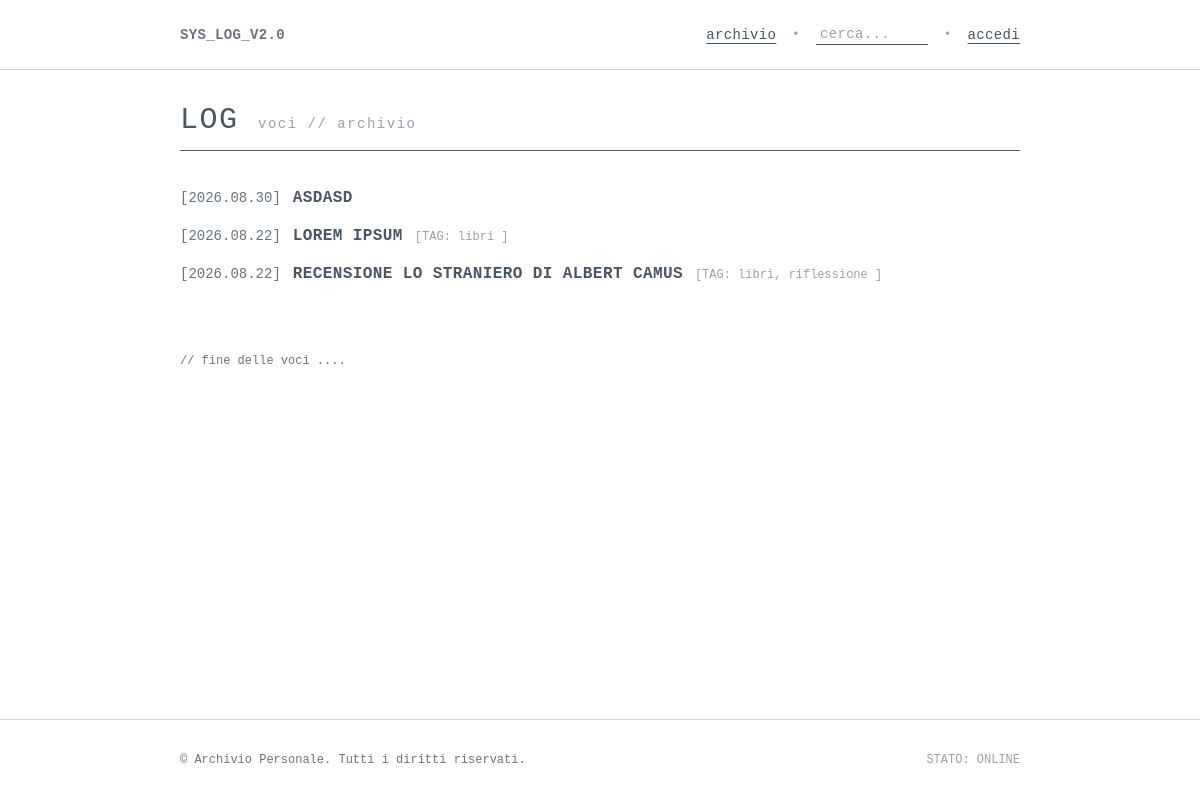
The page / on the database its author committed.
### blog_app/models.py (models this page shows, shortened)
class Post(models.Model):
    author = models.ForeignKey(User, on_delete=models.CASCADE, related_name='posts')
    title = models.CharField(max_length=200)
    text = models.TextField()
    date = models.DateTimeField(auto_now_add=True)
    tags = models.ManyToManyField(Tag, related_name='posts', blank=True)
    likes = models.ManyToManyField(User, related_name='liked_posts', blank=True)
    class Meta:
        verbose_name_plural = 'posts'

class Tag(models.Model):
    name = models.CharField(max_length=50, unique=True)
    description = models.TextField(blank=True, null=True)
    class Meta:
        ordering = ['name']

### blog_app/views.py (the view)
# urls.py: path('', views.posts, name='index'),
def posts(request):
    posts = Post.objects.all().order_by('-date').prefetch_related('tags')
    context = {
        'posts': posts,
    }
    return render(request, 'blog_app/posts.html', context)

### blog_app/templates/blog_app/posts.html (shortened to what this page needs)
{% extends 'blog_app/base.html' %}
{% block content %}
<div class="flex flex-col sm:flex-row sm:items-baseline justify-between border-b border-gray-600 pb-3 mb-6 sm:mb-8 gap-3 sm:gap-4">
  <h1 class="text-2xl sm:text-3xl font-mono uppercase tracking-wider text-gray-600 break-words">
    LOG <span class="block sm:inline text-xs sm:text-sm font-normal lowercase text-gray-400 mt-1 sm:mt-0">voci // archivio</span>
  </h1>
</div>
<div class="space-y-3 sm:space-y-2 font-mono text-sm">
{% for post in posts %}
  <div class="flex flex-wrap items-baseline gap-x-2 sm:gap-x-3 gap-y-1 py-2 sm:py-1 border-b border-gray-100 sm:border-b-0">
    <span class="text-gray-500 font-mono text-xs sm:text-sm shrink-0">[{{ post.date|date:"Y.m.d" }}]</span>
    <a href="{% url 'blog_app:post' post.id %}" class="font-mono font-bold text-gray-600 hover:text-black hover:underline uppercase tracking-wide text-sm sm:text-base leading-snug break-words">
      {{ post.title }}
    </a>
    {% if post.tags.all %}
      <span class="text-xs text-gray-400 font-mono break-words">
        [TAG:
        {% for tag in post.tags.all %}
          <a href="{% url 'blog_app:tag' tag.id %}" class="hover:text-gray-500 hover:underline">{{ tag.name|lower }}</a>{% if not forloop.last %}, {% endif %}
        {% endfor %}
        ]
      </span>
    {% endif %}
  </div>
{% empty %}
  <p class="text-xs text-gray-500 italic">// nessun post registrato nell'archivio.</p>
{% endfor %}
</div>
<div class="mt-12 sm:mt-16 text-xs font-mono text-gray-500">
  // fine delle voci ....
</div>
{% endblock content %}

### rows shown on the page
Post: date "2026.08.30", title "ASDASD"
Post: date "2026.08.22", title "LOREM IPSUM"
Tag: name "libri"
Post: date "2026.08.22", title "RECENSIONE LO STRANIERO DI ALBERT CAMUS"
Tag: name "riflessione"
